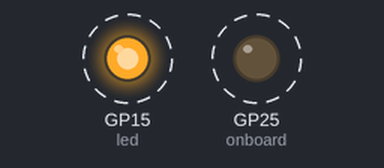
Recording of a program running on a simulated Raspberry Pi Pico running MicroPython. Parts: output pins drawn as LEDs (lit = HIGH). Dashed ring = blinking.

Above: at 0.15 s.
Timing chart, 0 to 3.0 s (numbered marks = the images above):
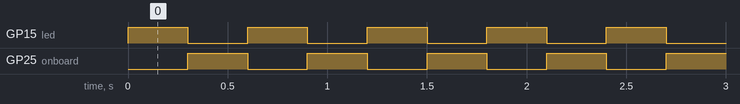

Measured:
- by itself, GP15 (led), GP25 (onboard): alternates HIGH for 0.30 s and LOW for 0.30 s

The program:

led.py
```python
from machine import Pin
import utime

onboard = Pin('LED', Pin.OUT)
led = Pin(15, Pin.OUT)

onboard.value(1)
led.value(0)
while True:
    onboard.value(0)
    led.value(1)
    utime.sleep(0.3)
    onboard.value(1)
    led.value(0)
    utime.sleep(0.3)
```
